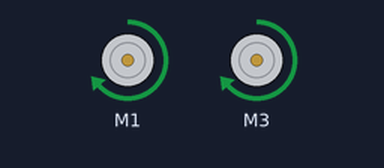
This sketch was run on a simulated Arduino Uno, built with avr-gcc and run on an emulated ATmega328P. Shown: 2 × DC motor (green arrow = forward, orange = backward, longer = faster).

Above: at 0.1 s.
Timing chart, 0 to 1.6 s (numbered marks = the images above):
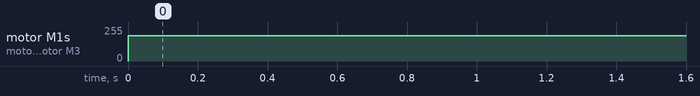

Measured:
- by itself, motor M1, motor M3: stopped → forward 190/255 at 0.00 s

The sketch:

sketch_oct13b.ino
```cpp
// inclusão de bibliotecas.
  #include <Servo.h>    // inclui biblioteca de manipulação de servos motores.
  #include <Ultrasonic.h> // inclui biblioteca de manipulação do sensor ultrassônico.
  #include <AFMotor.h>   // inclui biblioteca de manipulação de motores DCs.

  //definindo os pinos
  #define HC_SR04_TRIGGER A2 // Define o pino do Trigger do sensor ultrassônico no pino ANALÓGICO A2
  #define HC_SR04_ECHO A3   // Define o pino do Echo do sensor ultrassônico no pino ANALÓGICO A3
  #define BUZZER A0      // Define o pino do buzzer (Som) no pino ANALÓGICO A0
  AF_DCMotor motor1(1);    // Define o motor1 ligado ao M3
  AF_DCMotor motor2(3);    // Define o motor2 ligado ao M4

  Servo servo_ultra_sonico; // nomeando o servo motor
  int distancia_cm = 0;   //variável do valor da distância

  // executado na inicialização do Arduino
  void setup(){
   Serial.begin(9600); // inicializa a comunicação serial para mostrar dados

   motor1.setSpeed(190);       // Define a velocidade para os motores 1.A velocidade máxima é 255
   motor2.setSpeed(190);       // Define a velocidade para os motores 2. A velocidade máxima é 255
   }

  // Função principal do Arduino
  void loop(){
    motor1.run(FORWARD); // Roda vai para frente
    motor2.run(FORWARD); // Roda vai para frente
  }
```
